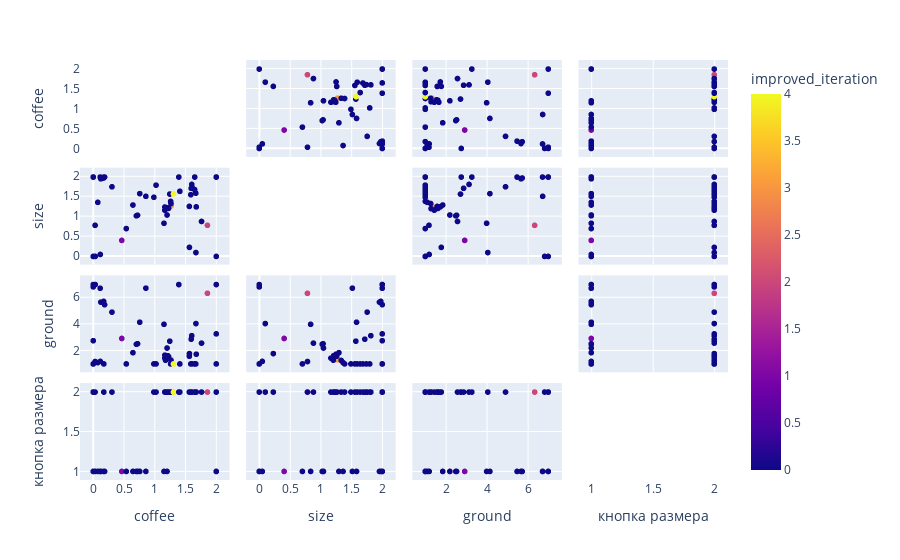

The notebook cell this image was saved under:
### Code cell
import plotly.express as px

fig = px.scatter_matrix(
    steps_df,
    dimensions=steps_df.columns[:-1],
    color="improved_iteration"
)
fig.update_traces(diagonal_visible=False)
fig.show()

### Figure 1 — Plotly figure (JSON) as saved in the notebook; plotly's stock layout.template omitted (floating-point values rounded to 4 significant figures)
{"data": [{"diagonal": {"visible": false}, "dimensions": [{"axis": {"matches": true}, "label": "coffee", "values": [0.4639, 0.7011, 1.857, 1.67, 1.564, 0.8555, 1.266, 1.15, 0.1688, 0.3043, 1.264, 1.258, 1.2, 1.225, 1.214, 1.165, 1.211, 1.175, 0.1845, 1.186, 0.1234, 1.164, 1.213, 0.7197, 2.0, 0.0, 2.0, 0.0, 0.0, 0.172, 0.02989, 0.0, 0.7562, 0.1123, 0.0, 2.0, 0.03181, 1.244, 1.305, 1.675, 1.761, 1.562, 1.602, 0.07334, 1.391, 0.6455, 1.592, 1.587, 1.65, 1.021, 1.408, 0.9858, 0.5369, 0.1149, 1.668, 1.648, 1.608]}, {"axis": {"matches": true}, "label": "size", "values": [0.4042, 1.023, 0.7836, 0.09786, 0.2285, 1.514, 1.272, 0.8352, 1.976, 1.755, 1.333, 1.388, 1.044, 1.21, 1.227, 1.245, 1.211, 1.204, 2.0, 1.21, 1.955, 1.165, 1.214, 1.038, 2.0, 0.0, 2.0, 0.0, 2.0, 2.0, 0.7843, 2.0, 1.582, 2.0, 2.0, 0.0, 0.0, 1.571, 1.575, 1.249, 0.8808, 1.26, 1.815, 1.363, 2.0, 1.295, 1.717, 1.555, 2.0, 1.796, 1.642, 1.491, 0.7016, 0.04978, 1.593, 1.685, 1.741]}, {"axis": {"matches": true}, "label": "ground", "values": [2.924, 2.489, 6.338, 4.052, 1.781, 6.727, 1.324, 3.994, 5.729, 4.916, 1.261, 1.004, 2.201, 1.554, 1.612, 1.665, 1.612, 1.283, 5.479, 1.62, 5.671, 1.44, 1.592, 2.527, 7.0, 6.823, 3.273, 1.0, 7.0, 1.0, 1.182, 2.756, 4.153, 6.722, 1.0, 1.0, 7.0, 2.72, 1.0, 1.735, 2.574, 1.582, 3.135, 1.101, 7.0, 1.852, 2.87, 1.0, 1.0, 1.0, 1.0, 1.0, 1.0, 1.191, 1.0, 1.0, 1.0]}, {"axis": {"matches": true}, "label": "кнопка размера", "values": [1, 1, 2, 2, 2, 1, 2, 1, 1, 2, 2, 2, 1, 2, 2, 2, 2, 2, 1, 2, 1, 2, 2, 1, 1, 2, 2, 1, 2, 2, 2, 2, 1, 1, 1, 1, 1, 2, 2, 2, 2, 2, 2, 1, 2, 1, 2, 2, 2, 2, 2, 2, 1, 1, 2, 2, 2]}], "hovertemplate": "%{xaxis.title.text}=%{x}<br>%{yaxis.title.text}=%{y}<br>improved_iteration=%{marker.color}<extra></extra>", "legendgroup": "", "marker": {"color": [1, 0, 2, 0, 0, 0, 3, 0, 0, 0, 0, 0, 0, 0, 0, 0, 0, 0, 0, 0, 0, 0, 0, 0, 0, 0, 0, 0, 0, 0, 0, 0, 0, 0, 0, 0, 0, 0, 4, 0, 0, 0, 0, 0, 0, 0, 0, 0, 0, 0, 0, 0, 0, 0, 0, 0, 0], "coloraxis": "coloraxis", "symbol": "circle"}, "name": "", "showlegend": false, "type": "splom"}], "layout": {"coloraxis": {"colorbar": {"title": {"text": "improved_iteration"}}, "colorscale": [[0.0, "#0d0887"], [0.1111, "#46039f"], [0.2222, "#7201a8"], [0.3333, "#9c179e"], [0.4444, "#bd3786"], [0.5556, "#d8576b"], [0.6667, "#ed7953"], [0.7778, "#fb9f3a"], [0.8889, "#fdca26"], [1.0, "#f0f921"]]}, "dragmode": "select", "legend": {"tracegroupgap": 0}, "margin": {"t": 60}}}
